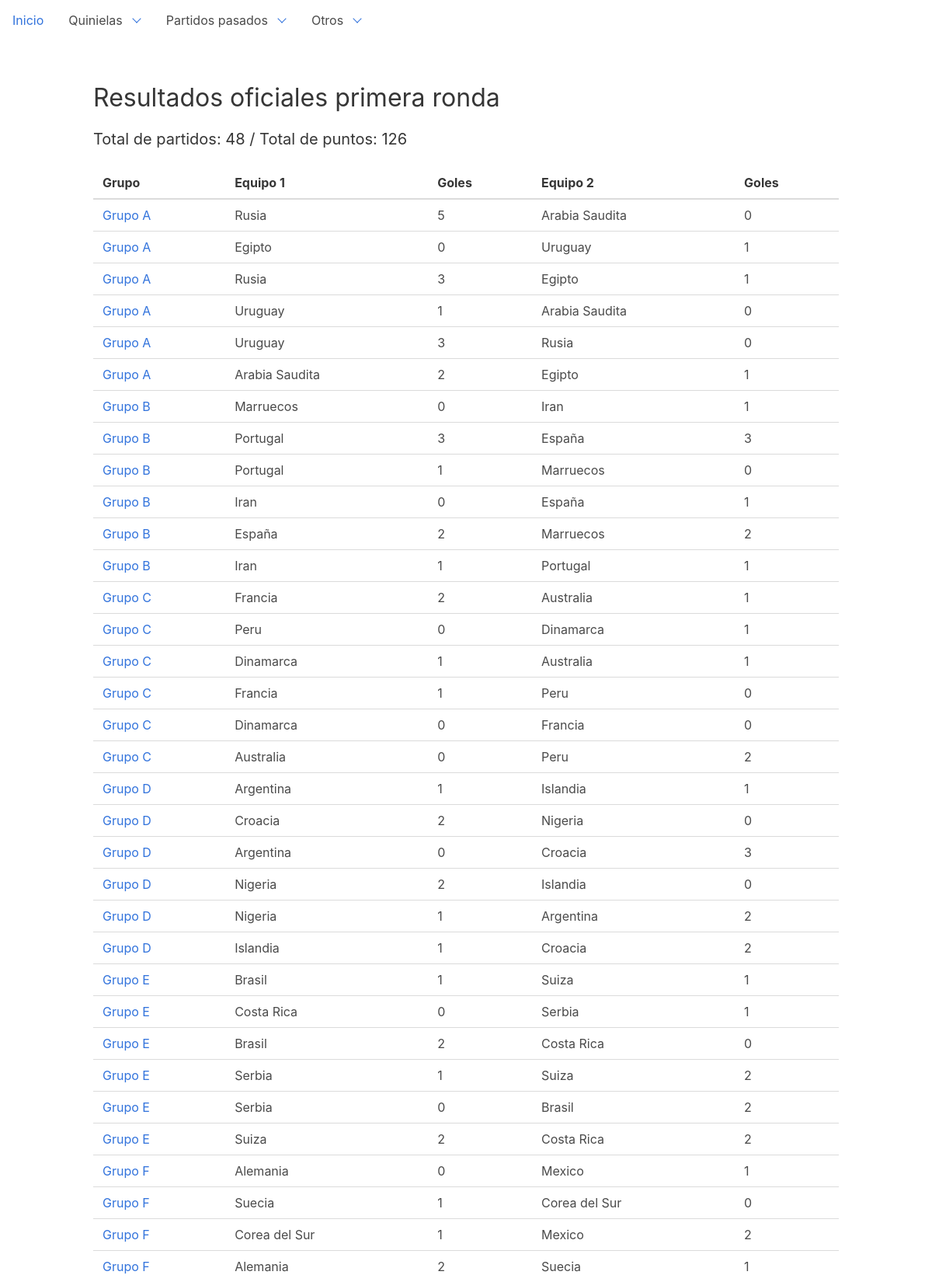
The app's page /dashboard/bets (upper part) with its own data.
### dashboard/models.py (models this page shows, shortened)
class Bet(models.Model):
    source = models.ForeignKey('Gambler', on_delete=models.DO_NOTHING, verbose_name='Fuente')
    match = models.ForeignKey('Match', on_delete=models.DO_NOTHING, verbose_name='Partido de referencia')
    team1 = models.ForeignKey('Team', on_delete=models.DO_NOTHING, related_name='bteam1', default="2",
                              verbose_name='Equipo 1')
    team2 = models.ForeignKey('Team', on_delete=models.DO_NOTHING, related_name='bteam2', default="2",
                              verbose_name='Equipo 2')
    goals_team1 = models.IntegerField(default=0, verbose_name='Goles equipo 1')
    goals_team2 = models.IntegerField(default=0, verbose_name='Goles equipo 2')
    type = models.CharField(default="Original", max_length=32, null=True)
    checked = models.BooleanField(default=False)
    class Meta:
        ordering = ["source"]
        unique_together = (("source", "match", "type"),)

class Team(models.Model):
    GROUP_CHOICES = (
        ('A', 'Grupo A'),
        ('B', 'Grupo B'),
        ('C', 'Grupo C'),
        ('D', 'Grupo D'),
        ('E', 'Grupo E'),
        ('F', 'Grupo F'),
        ('G', 'Grupo G'),
        ('H', 'Grupo H'),
    )
    group = models.CharField(choices=GROUP_CHOICES, max_length=1, null=True, default='A')
    name = models.CharField(max_length=32)
    code = models.CharField(max_length=32)
    cups = models.IntegerField(default=0)
    finals = models.IntegerField(default=0)
    semifinals = models.IntegerField(default=0)
    class Meta:
        ordering = ["name"]
    def __str__(self):
        return self.name

### dashboard/views.py (the view)
class BetListView(ListView):
    model = Bet
    def get_queryset(self):
        queryset = super(BetListView, self).get_queryset()
        return queryset.filter(source__name="Oficial", match__stage="1").order_by("team1__group")

### dashboard/templatetags/custom_tags.py (called while the page is built)
@register.filter()
def played_points(value, arg):
    matches = len(Bet.objects.filter(source__name='Oficial'))
    return matches * 2

### templates/dashboard/bet_list.html (shortened to what this page needs)
{% extends 'base.html' %}
{% load custom_tags %}
{% block content %}
    <h1 class="title">Resultados oficiales primera ronda</h1>
    {% if bet_list %}
        <h4 class="title">Total de partidos: {{ bet_list|length }} / Total de puntos: {{ value|played_points:bet_list }} </h4>
    {% endif %}
    <table class="sortable">
        <thead>
        <tr>
            <th>Grupo</th>
            <th>Equipo 1</th>
            <th>Goles</th>
            <th>Equipo 2</th>
            <th>Goles</th>
        </tr>
        </thead>
        <tbody>
        {% for bet in bet_list %}
            <tr>
                <td><a href="{% url 'bet-detail' bet.pk %}">{{ bet.team1.get_group_display }}</a></td>
                <td>{{ bet.team1 }}</td>
                <td>{{ bet.goals_team1 }}</td>
                <td>{{ bet.team2 }}</td>
                <td>{{ bet.goals_team2 }}</td>
            </tr>
        {% endfor %}
        </tbody>
    </table>
{% endblock %}

### records on screen
Bet: team1.group "Grupo A", team1 "Rusia", goals_team1 "5", team2 "Arabia Saudita", goals_team2 "0"
Bet: team1.group "Grupo A", team1 "Egipto", goals_team1 "0", team2 "Uruguay", goals_team2 "1"
Bet: team1.group "Grupo A", team1 "Rusia", goals_team1 "3", team2 "Egipto", goals_team2 "1"
Bet: team1.group "Grupo A", team1 "Uruguay", goals_team1 "1", team2 "Arabia Saudita", goals_team2 "0"
Bet: team1.group "Grupo A", team1 "Uruguay", goals_team1 "3", team2 "Rusia", goals_team2 "0"
Bet: team1.group "Grupo A", team1 "Arabia Saudita", goals_team1 "2", team2 "Egipto", goals_team2 "1"
Bet: team1.group "Grupo B", team1 "Marruecos", goals_team1 "0", team2 "Iran", goals_team2 "1"
Bet: team1.group "Grupo B", team1 "Portugal", goals_team1 "3", team2 "España", goals_team2 "3"
Bet: team1.group "Grupo B", team1 "Portugal", goals_team1 "1", team2 "Marruecos", goals_team2 "0"
Bet: team1.group "Grupo B", team1 "Iran", goals_team1 "0", team2 "España", goals_team2 "1"
Bet: team1.group "Grupo B", team1 "España", goals_team1 "2", team2 "Marruecos", goals_team2 "2"
Bet: team1.group "Grupo B", team1 "Iran", goals_team1 "1", team2 "Portugal", goals_team2 "1"
Bet: team1.group "Grupo C", team1 "Francia", goals_team1 "2", team2 "Australia", goals_team2 "1"
Bet: team1.group "Grupo C", team1 "Peru", goals_team1 "0", team2 "Dinamarca", goals_team2 "1"
Bet: team1.group "Grupo C", team1 "Dinamarca", goals_team1 "1", team2 "Australia", goals_team2 "1"
Bet: team1.group "Grupo C", team1 "Francia", goals_team1 "1", team2 "Peru", goals_team2 "0"
Bet: team1.group "Grupo C", team1 "Dinamarca", goals_team1 "0", team2 "Francia", goals_team2 "0"
Bet: team1.group "Grupo C", team1 "Australia", goals_team1 "0", team2 "Peru", goals_team2 "2"
Bet: team1.group "Grupo D", team1 "Argentina", goals_team1 "1", team2 "Islandia", goals_team2 "1"
Bet: team1.group "Grupo D", team1 "Croacia", goals_team1 "2", team2 "Nigeria", goals_team2 "0"
Bet: team1.group "Grupo D", team1 "Argentina", goals_team1 "0", team2 "Croacia", goals_team2 "3"
Bet: team1.group "Grupo D", team1 "Nigeria", goals_team1 "2", team2 "Islandia", goals_team2 "0"
Bet: team1.group "Grupo D", team1 "Nigeria", goals_team1 "1", team2 "Argentina", goals_team2 "2"
Bet: team1.group "Grupo D", team1 "Islandia", goals_team1 "1", team2 "Croacia", goals_team2 "2"
Bet: team1.group "Grupo E", team1 "Brasil", goals_team1 "1", team2 "Suiza", goals_team2 "1"
Bet: team1.group "Grupo E", team1 "Costa Rica", goals_team1 "0", team2 "Serbia", goals_team2 "1"
Bet: team1.group "Grupo E", team1 "Brasil", goals_team1 "2", team2 "Costa Rica", goals_team2 "0"
Bet: team1.group "Grupo E", team1 "Serbia", goals_team1 "1", team2 "Suiza", goals_team2 "2"
Bet: team1.group "Grupo E", team1 "Serbia", goals_team1 "0", team2 "Brasil", goals_team2 "2"
Bet: team1.group "Grupo E", team1 "Suiza", goals_team1 "2", team2 "Costa Rica", goals_team2 "2"
Bet: team1.group "Grupo F", team1 "Alemania", goals_team1 "0", team2 "Mexico", goals_team2 "1"
Bet: team1.group "Grupo F", team1 "Suecia", goals_team1 "1", team2 "Corea del Sur", goals_team2 "0"
Bet: team1.group "Grupo F", team1 "Corea del Sur", goals_team1 "1", team2 "Mexico", goals_team2 "2"
Bet: team1.group "Grupo F", team1 "Alemania", goals_team1 "2", team2 "Suecia", goals_team2 "1"

### other values on screen
{{ bet_list|length }} "48"
{{ value|played_points:bet_list }} "126"
